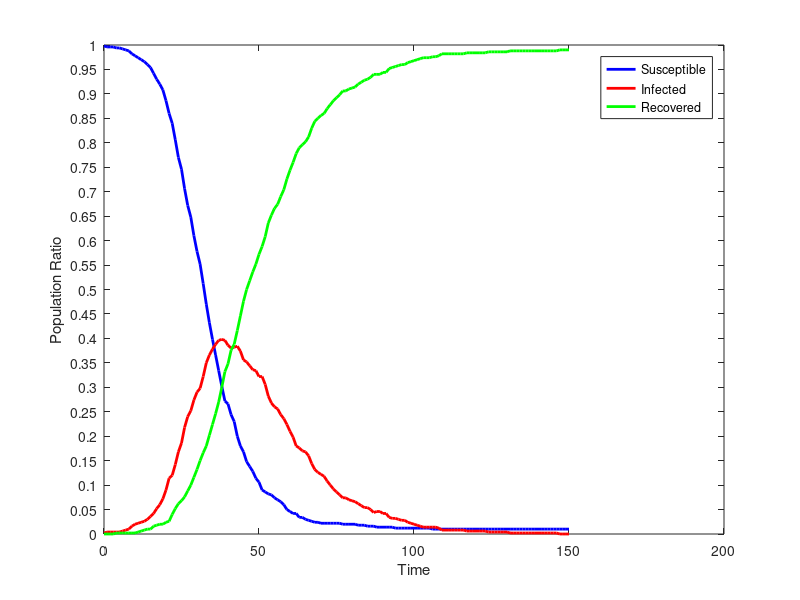

This figure's MATLAB source:
dynamics = [
499.0,1.0,0.0;
498.0,2.0,0.0;
498.0,2.0,0.0;
498.0,2.0,0.0;
497.0,2.0,1.0;
497.0,2.0,1.0;
496.0,3.0,1.0;
495.0,4.0,1.0;
494.0,5.0,1.0;
491.0,8.0,1.0;
489.0,10.0,1.0;
487.0,11.0,2.0;
485.0,12.0,3.0;
483.0,13.0,4.0;
480.0,15.0,5.0;
477.0,18.0,5.0;
471.0,21.0,8.0;
465.0,26.0,9.0;
460.0,30.0,10.0;
454.0,36.0,10.0;
443.0,45.0,12.0;
430.0,57.0,13.0;
420.0,60.0,20.0;
403.0,71.0,26.0;
385.0,84.0,31.0;
373.0,93.0,34.0;
353.0,109.0,38.0;
336.0,120.0,44.0;
324.0,126.0,50.0;
305.0,137.0,58.0;
289.0,145.0,66.0;
276.0,149.0,75.0;
256.0,161.0,83.0;
235.0,175.0,90.0;
216.0,183.0,101.0;
199.0,189.0,112.0;
183.0,194.0,123.0;
167.0,198.0,135.0;
151.0,199.0,150.0;
136.0,198.0,166.0;
133.0,193.0,174.0;
122.0,190.0,188.0;
115.0,191.0,194.0;
100.0,192.0,208.0;
90.0,187.0,223.0;
84.0,178.0,238.0;
74.0,176.0,250.0;
69.0,172.0,259.0;
64.0,168.0,268.0;
57.0,167.0,276.0;
53.0,161.0,286.0;
45.0,161.0,294.0;
43.0,153.0,304.0;
41.0,141.0,318.0;
40.0,134.0,326.0;
37.0,130.0,333.0;
35.0,128.0,337.0;
33.0,122.0,345.0;
30.0,118.0,352.0;
25.0,112.0,363.0;
23.0,105.0,372.0;
21.0,99.0,380.0;
21.0,90.0,389.0;
17.0,88.0,395.0;
17.0,85.0,398.0;
15.0,84.0,401.0;
14.0,80.0,406.0;
13.0,72.0,415.0;
12.0,66.0,422.0;
12.0,63.0,425.0;
11.0,61.0,428.0;
11.0,59.0,430.0;
11.0,54.0,435.0;
11.0,50.0,439.0;
11.0,46.0,443.0;
11.0,43.0,446.0;
11.0,40.0,449.0;
10.0,37.0,453.0;
10.0,37.0,453.0;
10.0,35.0,455.0;
10.0,34.0,456.0;
10.0,33.0,457.0;
9.0,31.0,460.0;
9.0,29.0,462.0;
9.0,27.0,464.0;
8.0,27.0,465.0;
8.0,25.0,467.0;
8.0,22.0,470.0;
7.0,23.0,470.0;
7.0,23.0,470.0;
7.0,21.0,472.0;
7.0,21.0,472.0;
7.0,17.0,476.0;
7.0,16.0,477.0;
6.0,16.0,478.0;
6.0,15.0,479.0;
6.0,14.0,480.0;
6.0,14.0,480.0;
6.0,12.0,482.0;
6.0,11.0,483.0;
6.0,10.0,484.0;
6.0,9.0,485.0;
6.0,8.0,486.0;
6.0,7.0,487.0;
6.0,7.0,487.0;
6.0,7.0,487.0;
5.0,7.0,488.0;
5.0,7.0,488.0;
5.0,6.0,489.0;
5.0,4.0,491.0;
5.0,4.0,491.0;
5.0,4.0,491.0;
5.0,4.0,491.0;
5.0,4.0,491.0;
5.0,4.0,491.0;
5.0,4.0,491.0;
5.0,4.0,491.0;
5.0,3.0,492.0;
5.0,3.0,492.0;
5.0,3.0,492.0;
5.0,3.0,492.0;
5.0,3.0,492.0;
5.0,3.0,492.0;
5.0,3.0,492.0;
5.0,2.0,493.0;
5.0,2.0,493.0;
5.0,2.0,493.0;
5.0,2.0,493.0;
5.0,2.0,493.0;
5.0,2.0,493.0;
5.0,2.0,493.0;
5.0,1.0,494.0;
5.0,1.0,494.0;
5.0,1.0,494.0;
5.0,1.0,494.0;
5.0,1.0,494.0;
5.0,1.0,494.0;
5.0,1.0,494.0;
5.0,1.0,494.0;
5.0,1.0,494.0;
5.0,1.0,494.0;
5.0,1.0,494.0;
5.0,1.0,494.0;
5.0,1.0,494.0;
5.0,1.0,494.0;
5.0,1.0,494.0;
5.0,1.0,494.0;
5.0,0.0,495.0;
5.0,0.0,495.0;
5.0,0.0,495.0;
5.0,0.0,495.0;
];
susceptible = dynamics (:, 1);
infected = dynamics (:, 2);
recovered = dynamics (:, 3);
totalPopulation = susceptible(1) + infected(1) + recovered(1);
susceptibleRatio = susceptible ./ totalPopulation;
infectedRatio = infected ./ totalPopulation;
recoveredRatio = recovered ./ totalPopulation;
steps = length (susceptible);
indices = 0 : steps - 1;
figure
plot (indices, susceptibleRatio.', 'color', 'blue', 'linewidth', 2);
hold on
plot (indices, infectedRatio.', 'color', 'red', 'linewidth', 2);
hold on
plot (indices, recoveredRatio.', 'color', 'green', 'linewidth', 2);
set(gca,'YTick',0:0.05:1.0);
xlabel ('Time');
ylabel ('Population Ratio');
legend('Susceptible','Infected', 'Recovered');
